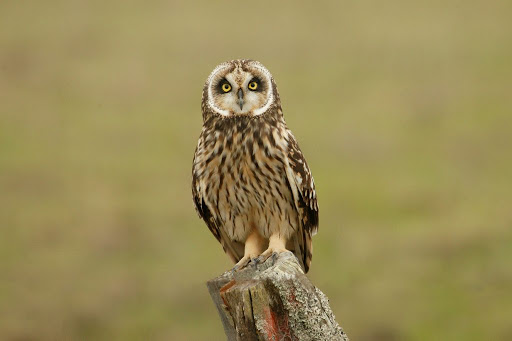
#> input picture homework-6/images/unnamed.jpg, 512 x 341 px
$ jupyter execute --allow-errors GraphCut-implementation.ipynb   (shell and % lines are left out)
#> lines starting #> are read from the running program, lines starting #| are printed output that depends on the picture; after the words box and inside, x2 and y2 are one past the last pixel; in counts of white or black regions, pixels touching at a corner belong together
# Initial steps towards end of selecting sink and source Nodes

[cell 1]
import cv2
from imagetoolbox import *
import matplotlib.pyplot as plt
from matplotlib.pyplot import cm

import numpy as np
from skimage.color import rgb2gray
from skimage import data
from skimage.filters import gaussian
from skimage.segmentation import active_contour


# %matplotlib nbagg

IMG_SRC = "./images/unnamed.jpg"

img = cv2.imread(IMG_SRC, 0)
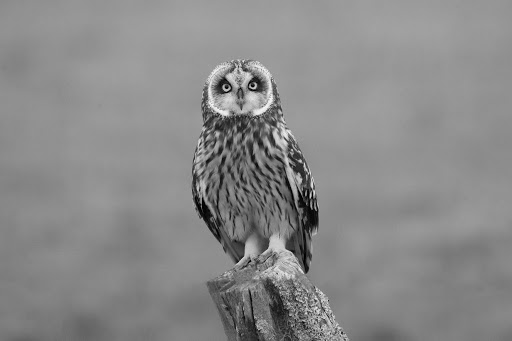
#> img: shape (341, 512); min 0, max 247, mean 137.6
img.shape
#> Out = (341, 512)

## 1. Get initial contour

### set initial countour as skimage's approximate contour (a quick hack)

[cell 2]
s = np.linspace(0, 2*np.pi, 400)
r = 100 + 100*np.sin(s)
c = 220 + 100*np.cos(s)
init = np.array([r, c]).T

snake = active_contour(gaussian(img, 3),
                       init, alpha=0.015, beta=10, gamma=0.001)
#> snake = 400 pairs, first value 61.05 to 209.5, second value 197.5 to 297.8

fig, ax = plt.subplots(figsize=(7, 7))
ax.imshow(img, cmap=plt.cm.gray)
ax.plot(init[:, 1], init[:, 0], '--r', lw=3)
ax.plot(snake[:, 1], snake[:, 0], '-b', lw=3)
ax.set_xticks([]), ax.set_yticks([])
ax.axis([0, img.shape[1], img.shape[0], 0])

plt.show()
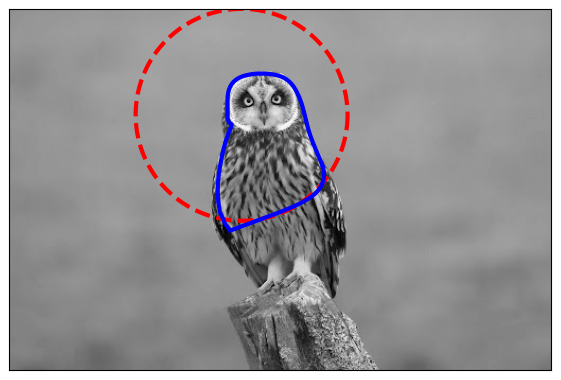
#> figure drawn by matplotlib, 1 panel

[cell 3]
init_c_x, init_c_y = snake[:, 0], snake[:, 1]
#> init_c_x = 400 values, max 209.5 at index 89, min 61.05 at index 319, mean 136.2; init_c_y = 400 values, max 297.8 at index 6, min 197.5 at index 152, mean 231.8
init_c_y.shape
#> Out = (400,)

## 2. dilate current contour

[cell 4]
contour_img = np.zeros(img.shape)
int_snake = [[int(e[0]), int(e[1])] for e in snake]
#> int_snake = 400 pairs, first value 61 to 209, second value 197 to 297
for x, y in int_snake:
    contour_img[x, y] = 255
#> this loop made 400 passes
#> (x, y) on passes 1 to 3: (149, 296), (151, 297), (152, 297)
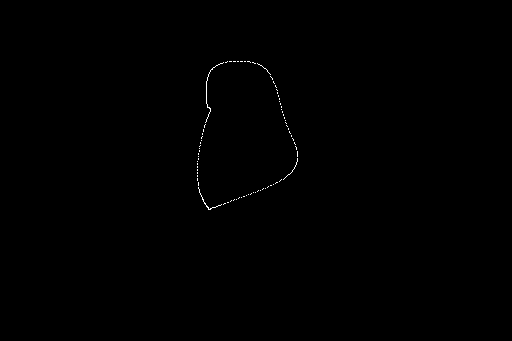
#> contour_img: shape (341, 512) float64; 0.18% white in thin lines or dots, all inside (x1, y1, x2, y2) = (197, 61, 298, 210)

[cell 5]
plt.imshow(contour_img)
contour_img.shape
#> Out = (341, 512)

[cell 6]
# kernel = np.ones((5,5),np.uint8)
kernel = np.ones((15,15),np.uint8)
dilation = cv2.dilate(contour_img, kernel,iterations = 1)
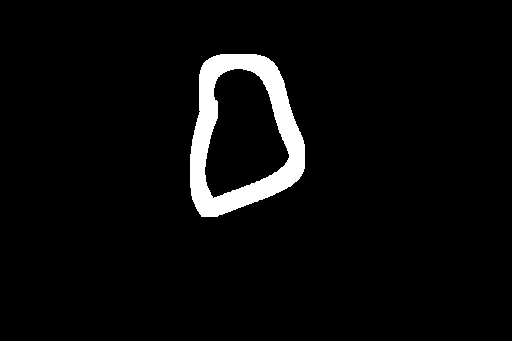
#> dilation: shape (341, 512) float64; 4.2% white; 1 white region, box (x1, y1, x2, y2) and area: (190, 54, 305, 217) 7351

plt.imshow(dilation)
dilation.shape
#> Out = (341, 512)

[cell 7]
np.unique(dilation)
#> Out = [0, 255]

## 3. selecting inner & outter countours as sink and source node pixels

[cell 8]
# kernel = np.ones((5,5),np.uint8)
kernel = np.ones((15,15),np.uint8)
dilation = cv2.dilate(contour_img, kernel,iterations = 1)

plt.imshow(dilation)
dilation.shape

dilation = dilation.astype(np.uint8)

# Find edges
edges = cv2.Canny(dilation, 10, 100)
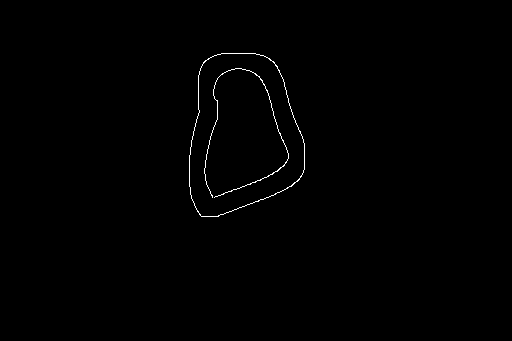
#> edges: shape (341, 512); 0.46% white in thin lines or dots, all inside (x1, y1, x2, y2) = (189, 53, 305, 217)
# edges = cv2.Canny(dilation, 100, 200)
# Find Contours
# contours, hierarchy = cv2.findContours(edges,cv2.RETR_EXTERNAL, cv2.CHAIN_APPROX_NONE)

# ret, thresh = cv2.threshold(dilation, 127, 255, 0)
ret, thresh = cv2.threshold(dilation, 20, 255, 0)
contours, hierarchy = cv2.findContours(thresh, cv2.RETR_TREE, cv2.CHAIN_APPROX_SIMPLE)
#> contours = 2 contours; box (x1, y1, x2, y2) and area: (190, 54, 305, 217) 14422, (204, 68, 290, 199) 7452

# Find Number of contours
print("Number of Contours is: " + str(len(contours)))
#| Number of Contours is: 2

plt.imshow(dilation)

### draw outter contour - as pixels set to 255

[cell 9]
tmp_img = np.zeros(img.shape)

for e in contours[0]:
    tmp_img[e[0][1], e[0][0]] = 255
#> this loop made 188 passes
#> e on passes 1 to 3: [[220, 54]], [[219, 55]], [[216, 55]]
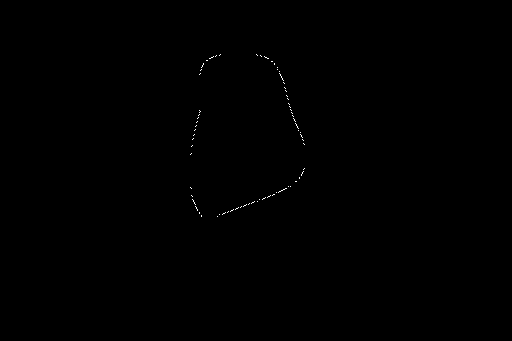
#> tmp_img: shape (341, 512) float64; 0.11% white in thin lines or dots, all inside (x1, y1, x2, y2) = (190, 54, 305, 217)

plt.imshow(tmp_img)
tmp_img.shape
#> Out = (341, 512)

### draw inner contour - as pixels set to 255

[cell 10]
tmp_img = np.zeros(img.shape)

for e in contours[1]:
    tmp_img[e[0][1], e[0][0]] = 255
#> this loop made 174 passes
#> e on passes 1 to 3: [[233, 69]], [[234, 68]], [[242, 68]]
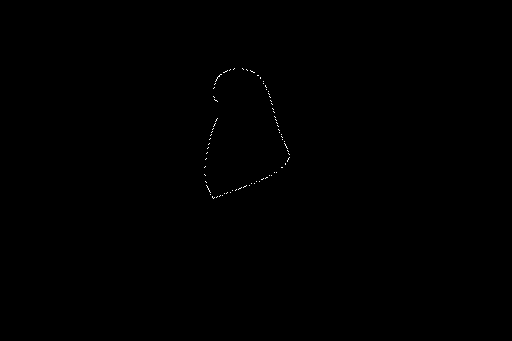
#> tmp_img: shape (341, 512) float64; 0.1% white in thin lines or dots, all inside (x1, y1, x2, y2) = (204, 68, 290, 199)

plt.imshow(tmp_img)
tmp_img.shape
#> Out = (341, 512)
